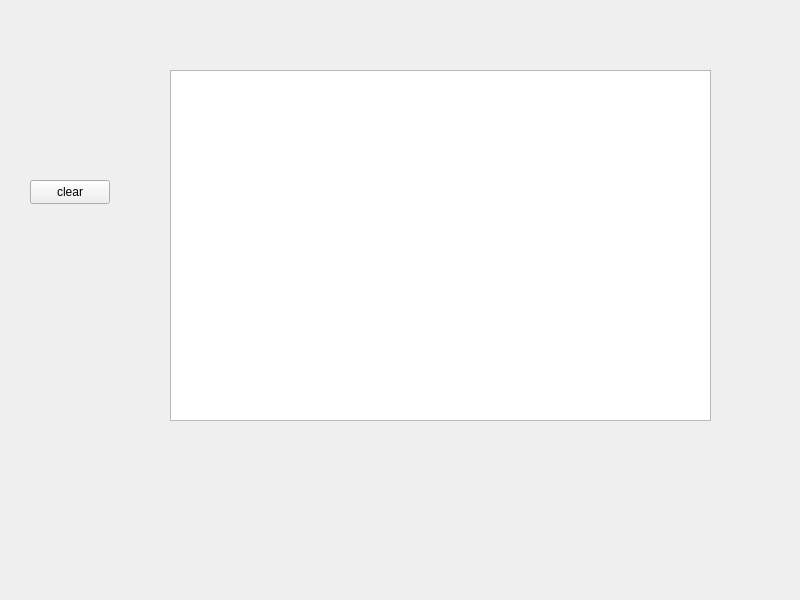
<?xml version="1.0" encoding="UTF-8"?>
<ui version="4.0">
 <class>Paint</class>
 <widget class="QWidget" name="Paint">
  <property name="geometry">
   <rect>
    <x>0</x>
    <y>0</y>
    <width>800</width>
    <height>600</height>
   </rect>
  </property>
  <property name="windowTitle">
   <string>Paint</string>
  </property>
  <widget class="QGraphicsView" name="graphicsView">
   <property name="geometry">
    <rect>
     <x>170</x>
     <y>70</y>
     <width>541</width>
     <height>351</height>
    </rect>
   </property>
  </widget>
  <widget class="QPushButton" name="pushButton">
   <property name="geometry">
    <rect>
     <x>30</x>
     <y>180</y>
     <width>80</width>
     <height>24</height>
    </rect>
   </property>
   <property name="text">
    <string>clear</string>
   </property>
  </widget>
 </widget>
 <resources/>
 <connections/>
</ui>
